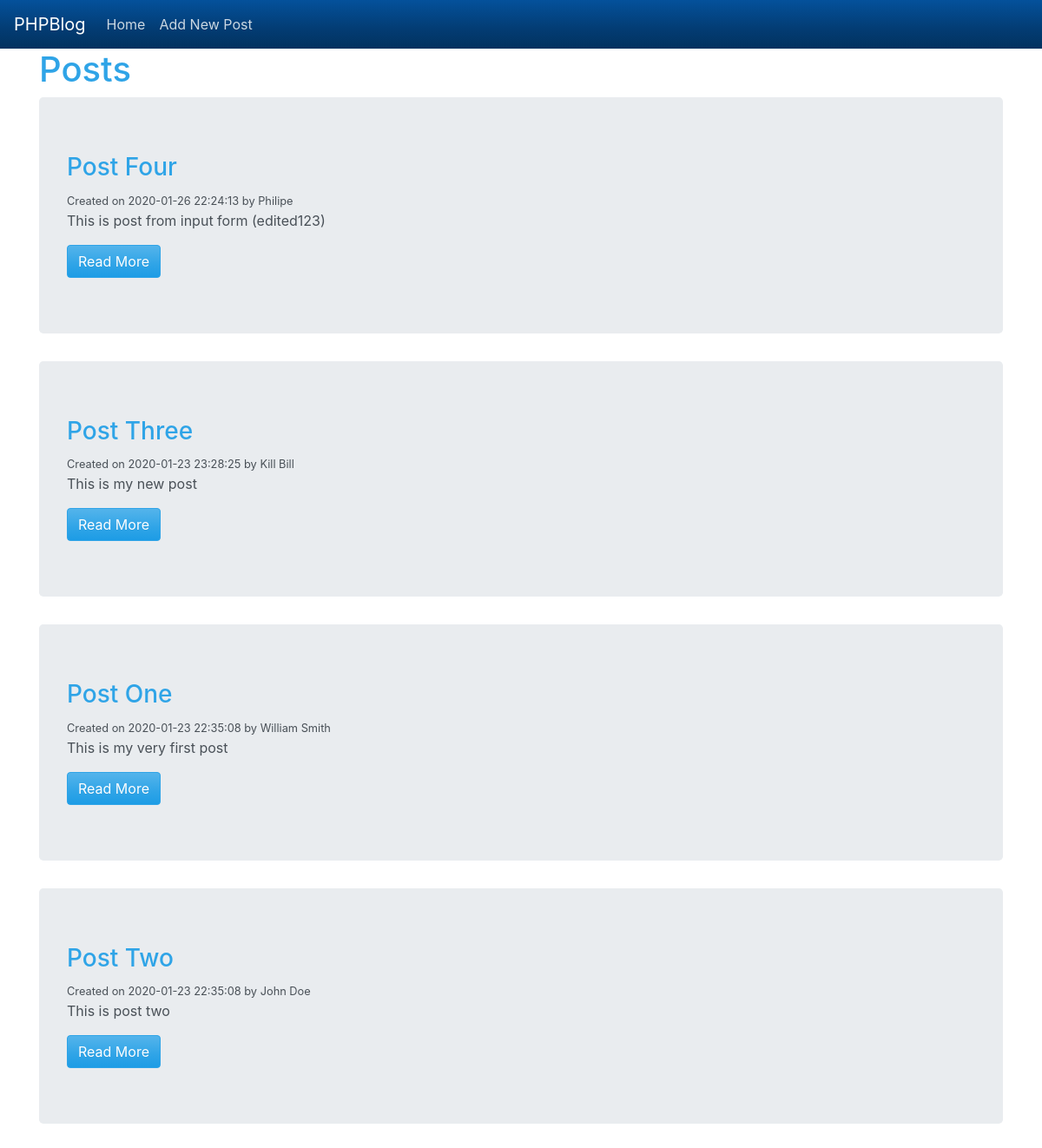
The page / on the database its author committed.
### tables this page shows
CREATE TABLE `posts` (
  `id` int(11) NOT NULL,
  `title` varchar(255) NOT NULL,
  `body` text NOT NULL,
  `author` varchar(255) NOT NULL,
  `created_at` timestamp NOT NULL DEFAULT current_timestamp()
);

### index.php (the view, shortened to what this page needs)
<?php
    require('config/db.php');
    $query = 'SELECT * FROM posts ORDER BY created_at DESC';
    $result = mysqli_query($conn, $query);
    $posts = mysqli_fetch_all($result, MYSQLI_ASSOC);
?>
<?php include('inc/header.php'); ?>
        <div class="container">
            <h1>Posts</h1>
            <?php foreach($posts as $post): ?>
                <div class="jumbotron">
                    <h3><?php echo $post['title']; ?></h3>
                    <small>Created on <?php echo $post['created_at']; ?> by <?php echo $post['author']; ?></small>
                    <p><?php echo $post['body']; ?></p>
                    <a class="btn btn-primary" href="<?php echo ROOT_URL; ?>post.php?id=<?php echo $post['id']; ?>">Read More</a>
                </div>
            <?php endforeach; ?>
        </div>
<?php include('inc/footer.php'); ?>

### inc/header.php (shortened to what this page needs)
<!DOCTYPE html>
<html lang="en">
    <head>
        <link rel="stylesheet" href="bootstrap.min.css">
    </head>
    <body>
    <?php include('navbar.php'); ?>

### inc/navbar.php (shortened to what this page needs)
<nav class="navbar navbar-expand-lg navbar-dark bg-dark">
  <a class="navbar-brand" href="<?php echo ROOT_URL; ?>">PHPBlog</a>
  <div class="collapse navbar-collapse" id="navbarColor02">
    <ul class="navbar-nav mr-auto">
      <li class="nav-item">
        <a class="nav-link" href="<?php echo ROOT_URL; ?>">Home</a>
      </li>
      <li class="nav-item">
        <a class="nav-link" href="<?php echo ROOT_URL; ?>addpost.php">Add New Post</a>
      </li>
    </ul>
  </div>
</nav>

### inc/footer.php (shortened to what this page needs)
</body>
</html>

### rows shown on the page
posts: title "Post Four", created_at "2020-01-26 22:24:13", author "Philipe", body "This is post from input form (edited123)"
posts: title "Post Three", created_at "2020-01-23 23:28:25", author "Kill Bill", body "This is my new post"
posts: title "Post One", created_at "2020-01-23 22:35:08", author "William Smith", body "This is my very first post"
posts: title "Post Two", created_at "2020-01-23 22:35:08", author "John Doe", body "This is post two"
